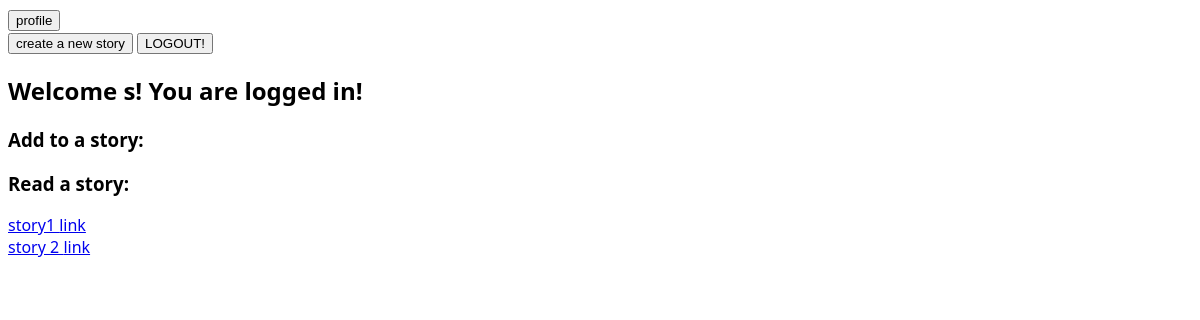
The page /profile (signed in) on the database as committed earlier.
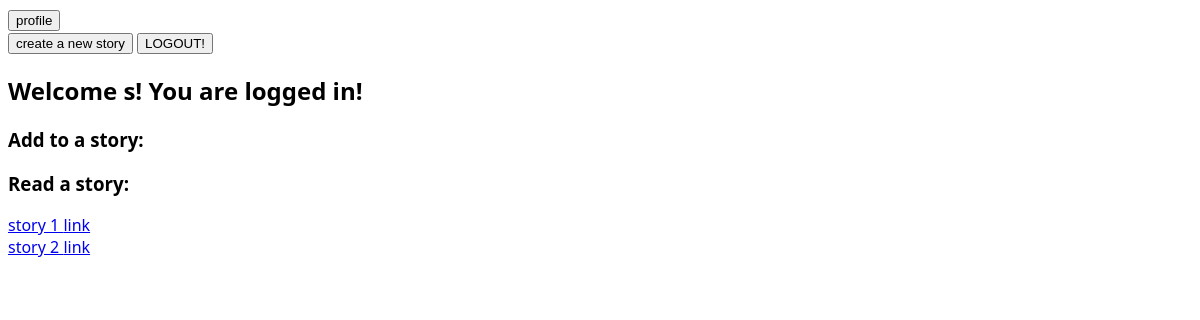
The same page on the database as committed later.
### tables this page shows
CREATE TABLE stories (id int, title text);

### __init__.py (the view, shortened to what this page needs)
@app.route('/profile', methods=['GET','POST'])
def profile():
    if 'username' not in session:
        return redirect('/')
    username = session['username']
    return render_template('profile.html', username = username,readable_stories=readable_stories(username), editable_stories=editable_stories(username))

### db.py (called while the page is built)
def db_connect():
    global db
    db = sqlite3.connect(DB_FILE)
    return db.cursor()

def db_close():
    db.commit()
    db.close()

def all_stories():
    c = db_connect()
    c.execute("SELECT * FROM stories")
    story_list = [row[0] for row in c]
    db_close()
    print(story_list)
    return story_list

def get_contributor_table_name(story_id):
    return f"contributors_{story_id}"

def can_read(username, story_id):
    contributer_table_name = get_contributor_table_name(story_id)
    c = db_connect()
    c.execute(f"SELECT * FROM {contributer_table_name}")
    editors_list = {row[0] for row in c}
    db_close()
    return username in editors_list

def readable_stories(username):
    stories = all_stories()
    readable_stories = []
    for id in stories:
        if can_read(username, id):
            readable_stories.append([id,get_title(id)])
    return readable_stories

def editable_stories(username):
    stories = all_stories()
    editable_stories = []
    for id in stories:
        if not can_read(username, id):
            editable_stories.append([id,get_title(id)])
    return editable_stories

def get_title(story_id):
    print(f"get_title() storyID: {story_id}")
    print(type(story_id))
    c = db_connect()
    c.execute("SELECT title FROM stories WHERE id=?",(story_id,))
    for row in c:
        print(row)
        title = row[0]
    db_close()
    return title

### templates/profile.html (shortened to what this page needs)
<!DOCTYPE html>
<html lang="en">
<head>
    <link rel="stylesheet" href="../static/css/style.css">
</head>
<body>
    <form>
        <button formaction="/profile">profile</button>
    </form>
    <form>
        <button formaction="/create">create a new story</button>
        <button formaction="/logout" method="POST">LOGOUT!</button>
        <br>
    </form>
    <h2> Welcome {{ username }}! You are logged in!</h2>
    <h3> Add to a story: </h3>
    <h3> Read a story: </h3>
    {% for story in readable_stories %}
      <a href="/story/{{story[0]}}"> {{ story[1] }} link</a>
      <br>
    {% endfor %}
</body>

### static/style.css (style rules this page uses)
body, html { font-family: 'Segoe UI', Tahoma, Geneva, Verdana, sans-serif; }

Rows that differ between the two databases and show on the page:
changed stories: title "story1" → "story 1"
